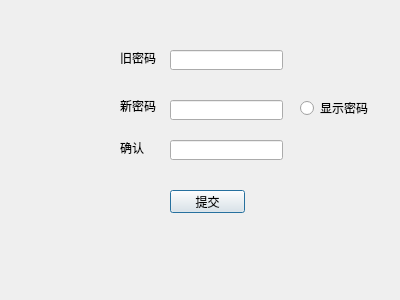
<?xml version="1.0" encoding="UTF-8"?>
<ui version="4.0">
 <class>Change_Pwd_Dialog</class>
 <widget class="QDialog" name="Change_Pwd_Dialog">
  <property name="geometry">
   <rect>
    <x>0</x>
    <y>0</y>
    <width>400</width>
    <height>300</height>
   </rect>
  </property>
  <property name="windowTitle">
   <string>Dialog</string>
  </property>
  <widget class="QLabel" name="label">
   <property name="geometry">
    <rect>
     <x>120</x>
     <y>50</y>
     <width>41</width>
     <height>16</height>
    </rect>
   </property>
   <property name="text">
    <string>旧密码</string>
   </property>
  </widget>
  <widget class="QLabel" name="label_2">
   <property name="geometry">
    <rect>
     <x>120</x>
     <y>100</y>
     <width>54</width>
     <height>12</height>
    </rect>
   </property>
   <property name="text">
    <string>新密码</string>
   </property>
  </widget>
  <widget class="QLineEdit" name="old_pwd">
   <property name="geometry">
    <rect>
     <x>170</x>
     <y>50</y>
     <width>113</width>
     <height>20</height>
    </rect>
   </property>
  </widget>
  <widget class="QLineEdit" name="new_pwd">
   <property name="geometry">
    <rect>
     <x>170</x>
     <y>100</y>
     <width>113</width>
     <height>20</height>
    </rect>
   </property>
  </widget>
  <widget class="QPushButton" name="pushButton">
   <property name="geometry">
    <rect>
     <x>170</x>
     <y>190</y>
     <width>75</width>
     <height>23</height>
    </rect>
   </property>
   <property name="text">
    <string>提交</string>
   </property>
  </widget>
  <widget class="QLabel" name="label_3">
   <property name="geometry">
    <rect>
     <x>120</x>
     <y>140</y>
     <width>41</width>
     <height>16</height>
    </rect>
   </property>
   <property name="text">
    <string>确认</string>
   </property>
  </widget>
  <widget class="QLineEdit" name="confirm">
   <property name="geometry">
    <rect>
     <x>170</x>
     <y>140</y>
     <width>113</width>
     <height>20</height>
    </rect>
   </property>
  </widget>
  <widget class="QRadioButton" name="radioButton">
   <property name="geometry">
    <rect>
     <x>300</x>
     <y>100</y>
     <width>89</width>
     <height>16</height>
    </rect>
   </property>
   <property name="text">
    <string>显示密码</string>
   </property>
  </widget>
 </widget>
 <resources/>
 <connections/>
</ui>
